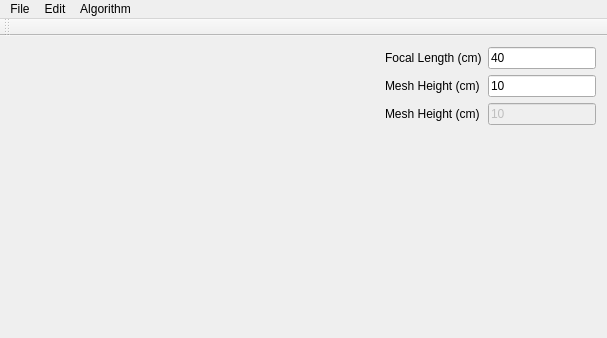
<?xml version="1.0" encoding="UTF-8"?>
<ui version="4.0">
 <class>MainWindow</class>
 <widget class="QMainWindow" name="MainWindow">
  <property name="geometry">
   <rect>
    <x>0</x>
    <y>0</y>
    <width>607</width>
    <height>338</height>
   </rect>
  </property>
  <property name="windowTitle">
   <string>MainWindow</string>
  </property>
  <widget class="QWidget" name="widget">
   <layout class="QHBoxLayout" name="horizontalLayout_3">
    <item>
     <widget class="ModelRendering" name="viewer" native="true">
      <property name="sizePolicy">
       <sizepolicy hsizetype="Preferred" vsizetype="Preferred">
        <horstretch>1</horstretch>
        <verstretch>0</verstretch>
       </sizepolicy>
      </property>
      <property name="minimumSize">
       <size>
        <width>292</width>
        <height>0</height>
       </size>
      </property>
      <layout class="QVBoxLayout" name="verticalLayout_5"/>
     </widget>
    </item>
    <item>
     <layout class="QVBoxLayout" name="verticalLayout_6">
      <item>
       <layout class="QFormLayout" name="formLayout">
        <item row="0" column="0">
         <widget class="QLabel" name="label">
          <property name="text">
           <string>Focal Length (cm)</string>
          </property>
         </widget>
        </item>
        <item row="0" column="1">
         <widget class="QLineEdit" name="focalLengthLineEdit">
          <property name="text">
           <string>40</string>
          </property>
         </widget>
        </item>
        <item row="1" column="0">
         <widget class="QLabel" name="label_2">
          <property name="text">
           <string>Mesh Height (cm)</string>
          </property>
         </widget>
        </item>
        <item row="1" column="1">
         <widget class="QLineEdit" name="meshHeightLineEdit">
          <property name="text">
           <string>10</string>
          </property>
         </widget>
        </item>
        <item row="2" column="0">
         <widget class="QLabel" name="label_3">
          <property name="text">
           <string>Mesh Height (cm)</string>
          </property>
         </widget>
        </item>
        <item row="2" column="1">
         <widget class="QLineEdit" name="lineEdit">
          <property name="enabled">
           <bool>false</bool>
          </property>
          <property name="text">
           <string>10</string>
          </property>
         </widget>
        </item>
       </layout>
      </item>
     </layout>
    </item>
   </layout>
  </widget>
  <widget class="QMenuBar" name="menuBar">
   <property name="geometry">
    <rect>
     <x>0</x>
     <y>0</y>
     <width>607</width>
     <height>27</height>
    </rect>
   </property>
   <widget class="QMenu" name="menuFile">
    <property name="title">
     <string>File</string>
    </property>
    <addaction name="actionLoadModel"/>
    <addaction name="actionSaveModel"/>
    <addaction name="separator"/>
    <addaction name="actionLoadLightRayReceiverPosition"/>
    <addaction name="separator"/>
    <addaction name="actionSave_Vertices"/>
    <addaction name="separator"/>
    <addaction name="actionExit"/>
   </widget>
   <widget class="QMenu" name="menuEdit">
    <property name="title">
     <string>Edit</string>
    </property>
    <addaction name="actionGenerateTriangles"/>
   </widget>
   <widget class="QMenu" name="menuAlgorithm">
    <property name="title">
     <string>Algorithm</string>
    </property>
    <addaction name="actionRunTargetOptimization"/>
   </widget>
   <addaction name="menuFile"/>
   <addaction name="menuEdit"/>
   <addaction name="menuAlgorithm"/>
  </widget>
  <widget class="QToolBar" name="mainToolBar">
   <attribute name="toolBarArea">
    <enum>TopToolBarArea</enum>
   </attribute>
   <attribute name="toolBarBreak">
    <bool>false</bool>
   </attribute>
  </widget>
  <action name="actionSaveModel">
   <property name="text">
    <string>Save Model</string>
   </property>
   <property name="shortcut">
    <string>Ctrl+S</string>
   </property>
  </action>
  <action name="actionLoadModel">
   <property name="text">
    <string>Load Model</string>
   </property>
   <property name="shortcut">
    <string>Ctrl+L</string>
   </property>
  </action>
  <action name="actionExit">
   <property name="text">
    <string>Exit</string>
   </property>
   <property name="shortcut">
    <string>Esc</string>
   </property>
  </action>
  <action name="actionGenerateTriangles">
   <property name="text">
    <string>Generate Triangles</string>
   </property>
  </action>
  <action name="actionSave_Vertices">
   <property name="text">
    <string>Save Vertices</string>
   </property>
  </action>
  <action name="actionRunTargetOptimization">
   <property name="text">
    <string>Run Target Optimization</string>
   </property>
   <property name="shortcut">
    <string>Ctrl+R</string>
   </property>
  </action>
  <action name="actionLoadLightRayReceiverPosition">
   <property name="text">
    <string>Load Light-Ray Receiver Position</string>
   </property>
  </action>
 </widget>
 <layoutdefault spacing="6" margin="11"/>
 <customwidgets>
  <customwidget>
   <class>ModelRendering</class>
   <extends>QWidget</extends>
   <header>rendering.h</header>
   <container>1</container>
  </customwidget>
 </customwidgets>
 <resources/>
 <connections/>
</ui>
